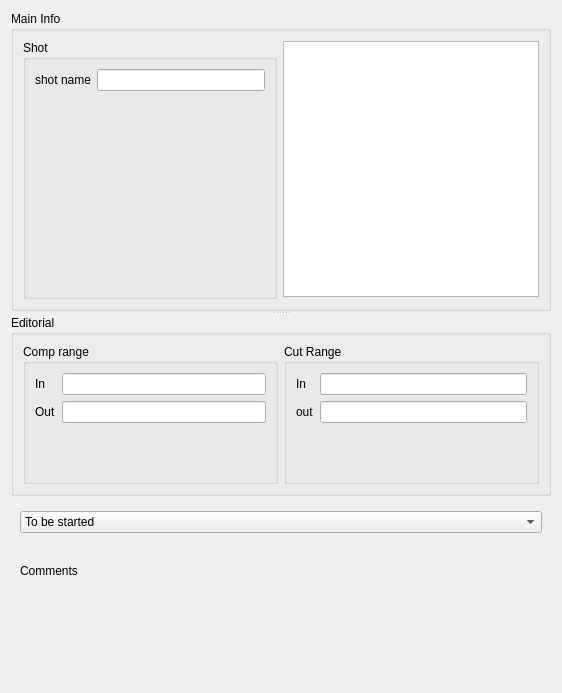
<?xml version="1.0" encoding="UTF-8"?>
<ui version="4.0">
 <class>Form</class>
 <widget class="QWidget" name="Form">
  <property name="enabled">
   <bool>true</bool>
  </property>
  <property name="geometry">
   <rect>
    <x>0</x>
    <y>0</y>
    <width>562</width>
    <height>693</height>
   </rect>
  </property>
  <property name="windowTitle">
   <string>Form</string>
  </property>
  <layout class="QVBoxLayout" name="verticalLayout">
   <item>
    <widget class="QSplitter" name="splitter">
     <property name="enabled">
      <bool>true</bool>
     </property>
     <property name="orientation">
      <enum>Qt::Vertical</enum>
     </property>
     <widget class="QWidget" name="ident" native="true">
      <property name="enabled">
       <bool>true</bool>
      </property>
      <property name="maximumSize">
       <size>
        <width>16777215</width>
        <height>300</height>
       </size>
      </property>
      <layout class="QVBoxLayout" name="verticalLayout_2">
       <item>
        <widget class="QGroupBox" name="groupBox_5">
         <property name="title">
          <string>Main Info</string>
         </property>
         <layout class="QHBoxLayout" name="horizontalLayout_2">
          <item>
           <widget class="QGroupBox" name="groupBox_6">
            <property name="enabled">
             <bool>true</bool>
            </property>
            <property name="title">
             <string>Shot</string>
            </property>
            <property name="checked">
             <bool>false</bool>
            </property>
            <layout class="QFormLayout" name="formLayout">
             <property name="fieldGrowthPolicy">
              <enum>QFormLayout::AllNonFixedFieldsGrow</enum>
             </property>
             <item row="4" column="0">
              <widget class="QLabel" name="label_8">
               <property name="text">
                <string>shot name</string>
               </property>
               <property name="buddy">
                <cstring>Shot_LineEdit</cstring>
               </property>
              </widget>
             </item>
             <item row="4" column="1">
              <widget class="QLineEdit" name="Shot_LineEdit">
               <property name="minimumSize">
                <size>
                 <width>100</width>
                 <height>0</height>
                </size>
               </property>
               <property name="maxLength">
                <number>20</number>
               </property>
              </widget>
             </item>
            </layout>
           </widget>
          </item>
          <item>
           <widget class="QGraphicsView" name="graphicsView">
            <property name="sizePolicy">
             <sizepolicy hsizetype="Expanding" vsizetype="Expanding">
              <horstretch>0</horstretch>
              <verstretch>0</verstretch>
             </sizepolicy>
            </property>
            <property name="minimumSize">
             <size>
              <width>256</width>
              <height>256</height>
             </size>
            </property>
            <property name="maximumSize">
             <size>
              <width>256</width>
              <height>256</height>
             </size>
            </property>
            <property name="baseSize">
             <size>
              <width>0</width>
              <height>0</height>
             </size>
            </property>
            <property name="frameShape">
             <enum>QFrame::StyledPanel</enum>
            </property>
            <property name="lineWidth">
             <number>4</number>
            </property>
           </widget>
          </item>
         </layout>
        </widget>
       </item>
      </layout>
     </widget>
     <widget class="QWidget" name="info" native="true">
      <property name="enabled">
       <bool>true</bool>
      </property>
      <layout class="QVBoxLayout" name="verticalLayout_3">
       <item>
        <widget class="QGroupBox" name="groupBox_4">
         <property name="title">
          <string>Editorial</string>
         </property>
         <property name="checked">
          <bool>false</bool>
         </property>
         <layout class="QHBoxLayout" name="horizontalLayout_3">
          <item>
           <widget class="QGroupBox" name="groupBox_2">
            <property name="title">
             <string>Comp range</string>
            </property>
            <layout class="QFormLayout" name="formLayout_3">
             <property name="fieldGrowthPolicy">
              <enum>QFormLayout::AllNonFixedFieldsGrow</enum>
             </property>
             <item row="0" column="0">
              <widget class="QLabel" name="label_5">
               <property name="text">
                <string>In</string>
               </property>
               <property name="buddy">
                <cstring>CompInLineEdit</cstring>
               </property>
              </widget>
             </item>
             <item row="0" column="1">
              <widget class="QLineEdit" name="CompInLineEdit"/>
             </item>
             <item row="1" column="0">
              <widget class="QLabel" name="label_6">
               <property name="text">
                <string>Out</string>
               </property>
               <property name="buddy">
                <cstring>CompOutLineEdit</cstring>
               </property>
              </widget>
             </item>
             <item row="1" column="1">
              <widget class="QLineEdit" name="CompOutLineEdit"/>
             </item>
            </layout>
           </widget>
          </item>
          <item>
           <widget class="QGroupBox" name="groupBox">
            <property name="title">
             <string>Cut Range</string>
            </property>
            <property name="flat">
             <bool>false</bool>
            </property>
            <property name="checkable">
             <bool>false</bool>
            </property>
            <layout class="QFormLayout" name="formLayout_2">
             <property name="fieldGrowthPolicy">
              <enum>QFormLayout::AllNonFixedFieldsGrow</enum>
             </property>
             <item row="0" column="0">
              <widget class="QLabel" name="label_3">
               <property name="text">
                <string>In</string>
               </property>
               <property name="buddy">
                <cstring>CutInLineEdit</cstring>
               </property>
              </widget>
             </item>
             <item row="0" column="1">
              <widget class="QLineEdit" name="CutInLineEdit"/>
             </item>
             <item row="1" column="0">
              <widget class="QLabel" name="label_4">
               <property name="text">
                <string>out</string>
               </property>
               <property name="buddy">
                <cstring>CutOutLineEdit</cstring>
               </property>
              </widget>
             </item>
             <item row="1" column="1">
              <widget class="QLineEdit" name="CutOutLineEdit"/>
             </item>
            </layout>
           </widget>
          </item>
         </layout>
        </widget>
       </item>
       <item>
        <widget class="QWidget" name="widget" native="true">
         <layout class="QVBoxLayout" name="verticalLayout_4">
          <item>
           <widget class="QComboBox" name="StatusComboBox">
            <item>
             <property name="text">
              <string>To be started</string>
             </property>
            </item>
            <item>
             <property name="text">
              <string>Started</string>
             </property>
            </item>
            <item>
             <property name="text">
              <string>Complete</string>
             </property>
            </item>
            <item>
             <property name="text">
              <string>Final</string>
             </property>
            </item>
            <item>
             <property name="text">
              <string>Omit</string>
             </property>
            </item>
            <item>
             <property name="text">
              <string>Delivered</string>
             </property>
            </item>
           </widget>
          </item>
          <item>
           <widget class="QLabel" name="label">
            <property name="text">
             <string>Comments</string>
            </property>
           </widget>
          </item>
          <item>
           <widget class="QsciScintilla" name="textEdit">
            <property name="toolTip">
             <string/>
            </property>
            <property name="whatsThis">
             <string/>
            </property>
           </widget>
          </item>
         </layout>
        </widget>
       </item>
      </layout>
     </widget>
    </widget>
   </item>
  </layout>
 </widget>
 <customwidgets>
  <customwidget>
   <class>QsciScintilla</class>
   <extends>QFrame</extends>
   <header>Qsci/qsciscintilla.h</header>
  </customwidget>
 </customwidgets>
 <resources/>
 <connections>
  <connection>
   <sender>Shot_LineEdit</sender>
   <signal>editingFinished()</signal>
   <receiver>Form</receiver>
   <slot>save()</slot>
   <hints>
    <hint type="sourcelabel">
     <x>428</x>
     <y>75</y>
    </hint>
    <hint type="destinationlabel">
     <x>387</x>
     <y>191</y>
    </hint>
   </hints>
  </connection>
  <connection>
   <sender>CompInLineEdit</sender>
   <signal>editingFinished()</signal>
   <receiver>Form</receiver>
   <slot>save()</slot>
   <hints>
    <hint type="sourcelabel">
     <x>218</x>
     <y>228</y>
    </hint>
    <hint type="destinationlabel">
     <x>387</x>
     <y>191</y>
    </hint>
   </hints>
  </connection>
  <connection>
   <sender>CompOutLineEdit</sender>
   <signal>editingFinished()</signal>
   <receiver>Form</receiver>
   <slot>save()</slot>
   <hints>
    <hint type="sourcelabel">
     <x>218</x>
     <y>260</y>
    </hint>
    <hint type="destinationlabel">
     <x>387</x>
     <y>191</y>
    </hint>
   </hints>
  </connection>
  <connection>
   <sender>CutInLineEdit</sender>
   <signal>editingFinished()</signal>
   <receiver>Form</receiver>
   <slot>save()</slot>
   <hints>
    <hint type="sourcelabel">
     <x>580</x>
     <y>228</y>
    </hint>
    <hint type="destinationlabel">
     <x>387</x>
     <y>191</y>
    </hint>
   </hints>
  </connection>
  <connection>
   <sender>CutOutLineEdit</sender>
   <signal>editingFinished()</signal>
   <receiver>Form</receiver>
   <slot>save()</slot>
   <hints>
    <hint type="sourcelabel">
     <x>580</x>
     <y>254</y>
    </hint>
    <hint type="destinationlabel">
     <x>387</x>
     <y>191</y>
    </hint>
   </hints>
  </connection>
  <connection>
   <sender>StatusComboBox</sender>
   <signal>currentIndexChanged(int)</signal>
   <receiver>Form</receiver>
   <slot>save()</slot>
   <hints>
    <hint type="sourcelabel">
     <x>387</x>
     <y>411</y>
    </hint>
    <hint type="destinationlabel">
     <x>387</x>
     <y>280</y>
    </hint>
   </hints>
  </connection>
 </connections>
 <slots>
  <slot>save()</slot>
 </slots>
</ui>
